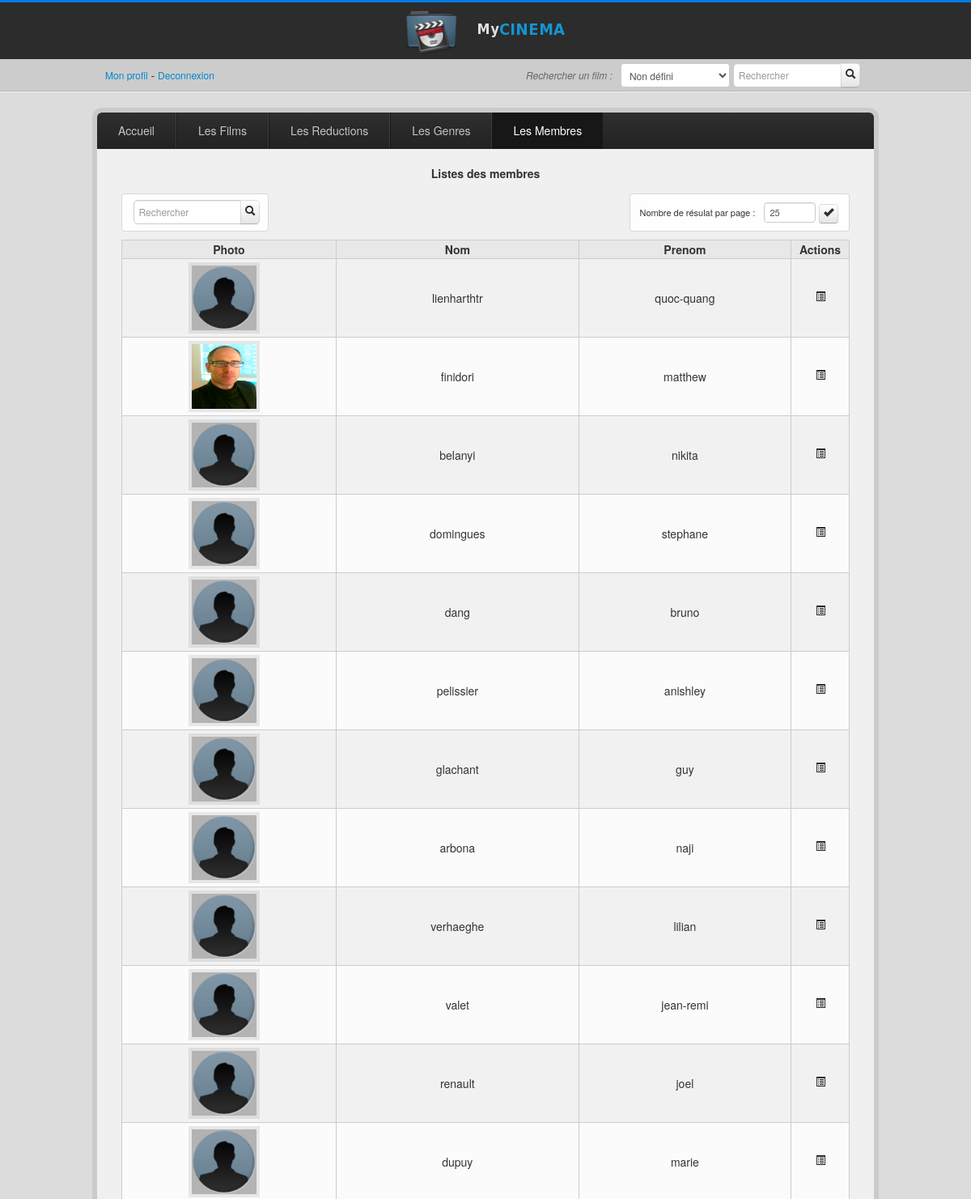
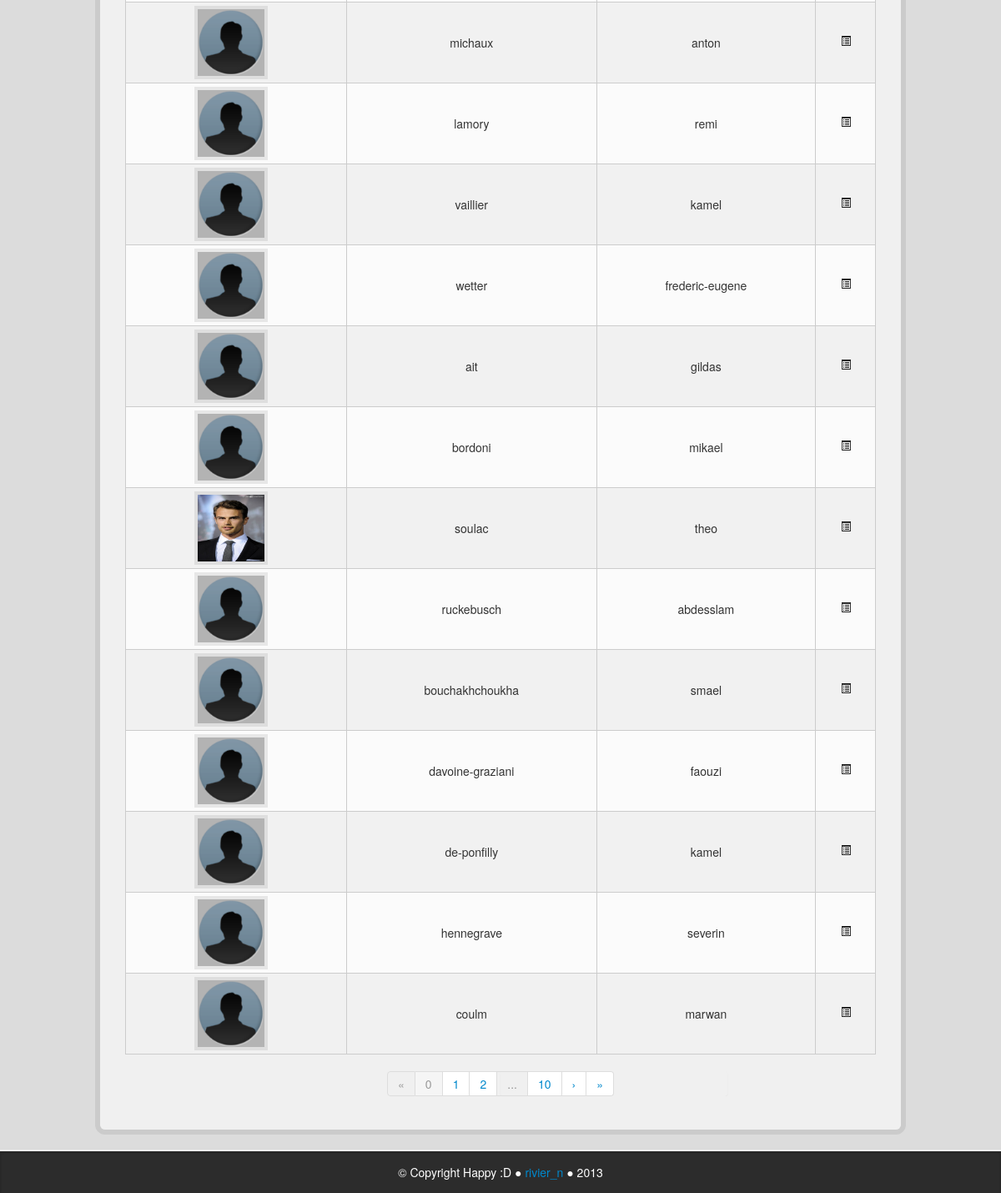
Page /index.php?file=ListMembres (signed in) on the committed database (2 pictures, top to bottom).
### tables this page shows
CREATE TABLE IF NOT EXISTS `tp_membre` (
  `id_membre` int(11) NOT NULL,
  `id_fiche_perso` int(11) NOT NULL,
  `id_abo` int(11) DEFAULT NULL,
  `date_abo` datetime DEFAULT NULL,
  `id_dernier_film` int(11) NOT NULL,
  `date_dernier_film` datetime DEFAULT NULL,
  `date_inscription` datetime DEFAULT NULL,
  PRIMARY KEY (`id_membre`),
  KEY `id_abo` (`id_abo`)
);

CREATE TABLE IF NOT EXISTS `tp_fiche_personne` (
  `id_perso` int(11) NOT NULL,
  `nom` varchar(255) NOT NULL,
  `prenom` varchar(255) NOT NULL,
  `date_naissance` datetime NOT NULL,
  `email` varchar(255) DEFAULT NULL,
  `password` varchar(255) NOT NULL DEFAULT '9f2aa882c23fa6ec3a553aef2b8b9d87',
  `adresse` varchar(255) NOT NULL,
  `cpostal` varchar(255) DEFAULT NULL,
  `ville` varchar(255) DEFAULT NULL,
  `pays` varchar(255) DEFAULT NULL,
  `statut` int(11) NOT NULL DEFAULT '0',
  PRIMARY KEY (`id_perso`)
);

### inc/functions.php (called while the page is built, shortened)
<?php
if(!isset($_GET['page']))
{
	$page = 0;
}
else
{
	$page = $_GET['page'];
}
if(!isset($_POST['tri']) && empty($_POST['tri']))
{
	if(isset($_GET['file']))
	{
		switch($_GET['file'])
		{
			case "ListMembres":
				$tri = "id_fiche_perso";
				break;
		}
	}
}
else
{
	$tri = $_POST['tri'];
}
?>

### inc/db.php (called while the page is built, shortened)
<?php
function getTable($bdd, $table , $page = 0, $tri, $max = 20) {
	$tri = mysqli_real_escape_string($bdd, $tri);
	$table = mysqli_real_escape_string($bdd, $table);
	$page = abs(intval($page));
	$max = abs(intval($max));
	$page *= $max;
	$resultat = mysqli_query($bdd, "SELECT * FROM $table ORDER BY $tri LIMIT $page, $max");
	$tabres = array();
	while($row = mysqli_fetch_assoc($resultat))
	{
   		$tabres[] = $row;
	}
	return $tabres;
}
function checkTable($bdd, $table, $name, $id , $name_where)
{
	$resultat = mysqli_query($bdd, "SELECT $name FROM $table WHERE $name_where = \"$id\" LIMIT 1");
	$row = mysqli_fetch_assoc($resultat);
	return $row[$name];
}
function countTable($bdd, $table)
{
	$table = mysqli_real_escape_string($bdd, $table);
	$res = mysqli_query($bdd, "SELECT count(*) AS res FROM $table");
	$donnees = mysqli_fetch_assoc($res);
	return $donnees['res'];
}
?>

### inc/ListMembres.php (the view, shortened to what this page needs)
<?php
$members_list = getTable($bdd, "tp_membre", $page, $tri, $_SESSION['limit'] );
$countabo = countTable($bdd, "tp_abonnement");
?>
<?php if(!isset($_POST['search-membre'])){ ?>
<h5>Listes des membres</h5>
<div class="nb-result">
	<form method="POST">
		<label for="limit">Nombre de résulat par page :</label>
		<input type="number" id="limit" class="input-small" name="limit" placeholder="25" min="20" max="500" value="<?php if(isset($_SESSION['limit'])){ echo $_SESSION['limit']; } ?>">
		<button type="submit" class="btn"><i class="icon-ok"></i></button>
	</form>
</div>
<div class="nb-result search-membre">
	<form class="navbar-form pull-left search-bar" method="POST" >
  		<input class="span2" id="appendedInputButton2" name="search-membre" type="text" placeholder="Rechercher">
  		<button type="submit" class="btn recherche-btn" name="search-membre-bouton"><i class="icon-search"></i></button>
	</form>
</div>
<table>
	<tr>
		<th>Photo</th>
		<th>Nom</th>
		<th>Prenom</th>
		<th>Actions</th>
	</tr>
<?php
$i = 0;
foreach($members_list as $val)
{
	if(file_exists("upload/img/user" . $val['id_fiche_perso'] . ".png"))
	{
 		$img = "<img src=\"upload/img/user" . $val['id_fiche_perso'] . ".png\" alt=\"avatar\">";
	}
	else
	{
 		$img = "<img src=\"img/defautuser2.png\" alt=\"avatar\">";
	}
	if($i%2 == 0) { echo "<tr class=\"gris\">"; } else { echo "<tr>"; }
	echo "<td class=\"img-film\">";
	echo $img;
	echo "</td>";
	echo "<td>";
	echo checkTable($bdd, "tp_fiche_personne", "nom" , $val['id_fiche_perso'], "id_perso");
	echo "</td>";
	echo "<td>";
	echo checkTable($bdd, "tp_fiche_personne", "prenom" , $val['id_fiche_perso'], "id_perso");
	echo "</td>";
	echo "<td class=\"actions\">";
	if(isset($_SESSION['id_job'])) { $linkuser = ''; } else { $linkuser ='User';}
	echo "<a href=\"index.php?file=Profil" . $linkuser . "&amp;id=" . $val['id_fiche_perso'] . "\" title=\"Accéder au profil\"><i class='icon-list-alt'></i></a>";
	echo "</td>";
	echo "</tr>";
	$i++;
}
$page_nb = round(countTable($bdd, "tp_membre") / $_SESSION['limit']);
?>
</table>
<div class="pagination">
  <ul>
<?php
if($page > 0) {
	$i = $page -1;
	echo "<li><a href=\"index.php?file=ListMembres&amp;page=0\">&laquo;</a></li>";
 	echo "<li><a href=\"index.php?file=ListMembres&amp;page=" . $i . "\">&lsaquo;</a></li>";
}
else
{
	echo "<li class=\"disabled\"><a href=\"#\">&laquo;</a></li>";
}
for($i = 0; $i <= $page_nb; $i++)
{
	if($i == $page_nb || ($i > $page - 3 && $i < $page + 3) || $i <= 1)
	{
		if($i == $page)
		{
			echo "<li class=\"active\"><a href=\"index.php?file=ListMembres&amp;page=" . $i . "\">$i</a></li>";
		}
		else
		{
			echo "<li><a href=\"index.php?file=ListMembres&amp;page=" . $i . "\">$i</a></li>";
		}
	}
	else
	{
		if($i == $page + 3)
		{
			echo "<li class=\"disabled\"><a href=\"index.php?file=ListMembres&amp;page=" . $i . "\">...</a></li>";
		}
		else if($i == 2 && $page > 4)
		{
			echo "<li class=\"disabled\"><a href=\"index.php?file=ListMembres&amp;page=" . $i . "\">...</a></li>";
		}
	}
}
if($page != $page_nb)
{
	$i = $page +1;
	echo "<li><a href=\"index.php?file=ListMembres&amp;page=" . $i . "\">&rsaquo;</a></li>";
	echo "<li><a href=\"index.php?file=ListMembres&amp;page=$page_nb\">&raquo;</a></li>";
}
else
{
	echo "<li class=\"disabled\"><a href=\"index.php?file=ListMembres&amp;page=$page_nb\">&raquo;</a></li>";
}
?>
  </ul>
</div>
<?php }?>

### index.php (shortened to what this page needs)
<?php session_start();
require_once("inc/db.php");
require_once("inc/functions.php");
require_once("inc/header.php");
$inc = array();
$folder = opendir("./inc/");
while($file = readdir($folder)) {
	$path = pathinfo($file);
	if($path['extension'] == "php" && $file != "config.php") {
		$inc[] = $path['filename'];
	}
}
foreach($inc as $val) {
	if (isset($_GET['file']) && $_GET['file'] != "index" && $_GET['file'] != "config" && $_GET['file'] != "header" && $_GET['file'] != "footer" && $_GET['file'] != "functions" && $_GET['file'] != "db") {
		if($_GET['file'] == $val) {
			include_once("inc/".$val.".php");
			break;
		}
	}
}
require_once("inc/footer.php");
?>

### css/style.css (style rules this page uses)
body { background-color: #dcdcdc; }
table { background-color: #fbfbfb; margin:10px auto; border: solid 1px #cccccc ; text-align:center; min-width:900px; position: relative; }
.gris { background-color: #f1f1f1; }
th { background-color: #e8e8e8; border: solid 1px #cccccc ; }
label { display: inline-block; width:170px; }
td { padding:0 5px; border: solid 1px #cccccc ; }
.actions { width:61px; }
form { width:420px; margin:20px auto; }
.search-bar { width: 420px; margin: 5px 0; float: right; }
.search-bar input[type=text] { width:120px; margin: 0; -webkit-border-radius: 5px 0px 0px 5px; -moz-border-radius: 5px 0px 0px 5px; border-radius: 5px 0px 0px 5px; font-size: 12px; }
.search-bar button { margin: 0 0 0 -5px; padding:4px; -webkit-border-radius: 0px 5px 5px 0px; -moz-border-radius: 0px 5px 5px 0px; border-radius: 0px 5px 5px 0px; }
h5 { text-align: center; padding:20px 0px 5px 0px; margin:0; }
input[type=text],input[type=number],input[type=date], input[type=mail] { margin-top:8px; }
.nav li:hover, .nav li:active, .active { background-image: -moz-linear-gradient(top, #171717, #171717); background-image: -webkit-gradient(linear, 0 0, 0 100%, from(#171717), to(#171717)); background-image: -webkit-linear-gradient(top, #171717, #171717); background-image: -o-linear-gradient(top, #171717, #171717); background-image: linear-gradient(to bottom, #171717, #171717); background-repeat: repeat-x; color:white; margin: 0; }
.nb-result { background-color: rgba(255,255,255,0.9); -webkit-border-radius:4px; -moz-border-radius: 4px; border-radius: 4px; width:260px; height:45px; display: inline-block; padding: 0 5px; border: solid 1px rgba(0,0,0,0.15); float: right; margin:10px 30px; }
.nb-result form { width:95%; height:30px; margin:2px auto; }
.nb-result button { width:auto; height:24px; padding: 1px 4px; }
.nb-result label { font-size:11px; width:150px; }
.nb-result input[type=number] { font-size:11px; height:15px; width:50px; line-height: 15px; }
.search-membre { width:170px; height:45px; float: left; }
.search-membre form { margin:7px auto; }
.search-membre button { height:30px; }
.img-film { padding-right: 10px; }
.img-film img { width:80px; height:80px; border: solid 4px rgba(0,0,0,0.08); margin: 4px 6px 4px 0; }
.pagination { width: 100%; overflow: hidden; }
.pagination ul { position: relative; float: left; display: block; left: 50%; }
.pagination ul li { position: relative; float: left; display: block; right: 50%; }

### rows in the picture
tp_membre: id_fiche_perso.nom "lienharthtr", id_fiche_perso.prenom "quoc-quang"
tp_membre: shows a picture, id_fiche_perso.nom "finidori", id_fiche_perso.prenom "matthew"
tp_membre: id_fiche_perso.nom "belanyi", id_fiche_perso.prenom "nikita"
tp_membre: id_fiche_perso.nom "domingues", id_fiche_perso.prenom "stephane"
tp_membre: id_fiche_perso.nom "dang", id_fiche_perso.prenom "bruno"
tp_membre: id_fiche_perso.nom "pelissier", id_fiche_perso.prenom "anishley"
tp_membre: id_fiche_perso.nom "glachant", id_fiche_perso.prenom "guy"
tp_membre: id_fiche_perso.nom "arbona", id_fiche_perso.prenom "naji"
tp_membre: id_fiche_perso.nom "verhaeghe", id_fiche_perso.prenom "lilian"
tp_membre: id_fiche_perso.nom "valet", id_fiche_perso.prenom "jean-remi"
tp_membre: id_fiche_perso.nom "renault", id_fiche_perso.prenom "joel"
tp_membre: id_fiche_perso.nom "dupuy", id_fiche_perso.prenom "marie"
tp_membre: id_fiche_perso.nom "michaux", id_fiche_perso.prenom "anton"
tp_membre: id_fiche_perso.nom "lamory", id_fiche_perso.prenom "remi"
tp_membre: id_fiche_perso.nom "vaillier", id_fiche_perso.prenom "kamel"
tp_membre: id_fiche_perso.nom "wetter", id_fiche_perso.prenom "frederic-eugene"
tp_membre: id_fiche_perso.nom "ait", id_fiche_perso.prenom "gildas"
tp_membre: id_fiche_perso.nom "bordoni", id_fiche_perso.prenom "mikael"
tp_membre: shows a picture, id_fiche_perso.nom "soulac", id_fiche_perso.prenom "theo"
tp_membre: id_fiche_perso.nom "ruckebusch", id_fiche_perso.prenom "abdesslam"
tp_membre: id_fiche_perso.nom "bouchakhchoukha", id_fiche_perso.prenom "smael"
tp_membre: id_fiche_perso.nom "davoine-graziani", id_fiche_perso.prenom "faouzi"
tp_membre: id_fiche_perso.nom "de-ponfilly", id_fiche_perso.prenom "kamel"
tp_membre: id_fiche_perso.nom "hennegrave", id_fiche_perso.prenom "severin"
tp_membre: id_fiche_perso.nom "coulm", id_fiche_perso.prenom "marwan"
